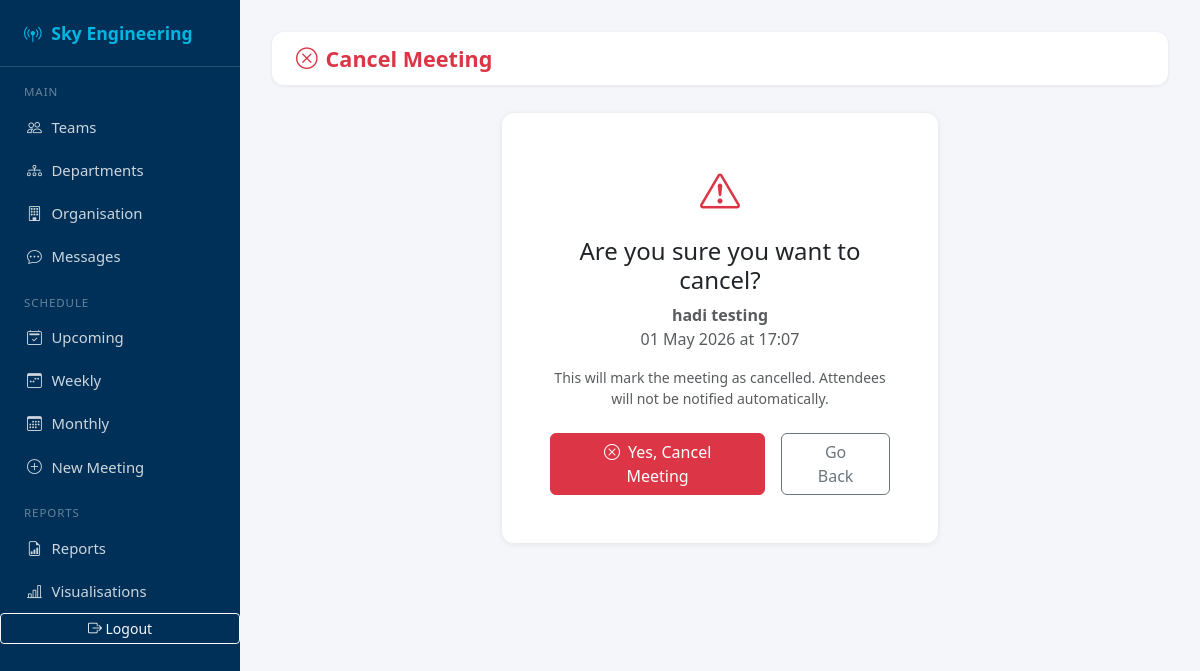
The app's page /schedule/2/cancel/ (signed in) with its own data.
### schedule/models.py (models this page shows, shortened)
class Meeting(models.Model):
    title        = models.CharField(max_length=200)
    platform     = models.CharField(max_length=50, choices=PLATFORM_CHOICES, default='teams')
    meeting_link = models.URLField(blank=True, null=True)
    date_time    = models.DateTimeField()
    duration     = models.PositiveIntegerField(help_text='Duration in minutes', default=30)
    agenda       = models.TextField(blank=True, null=True, help_text='Meeting agenda / message')
    status       = models.CharField(max_length=20, choices=STATUS_CHOICES, default='scheduled')
    organiser    = models.ForeignKey(
        User, on_delete=models.SET_NULL, null=True,
        related_name='organised_meetings'
    )
    attendees    = models.ManyToManyField(
        User, blank=True, related_name='attended_meetings'
    )
    created_at   = models.DateTimeField(auto_now_add=True)
    updated_at   = models.DateTimeField(auto_now=True)
    class Meta:
        ordering = ['date_time']

### schedule/views.py (the view)
# urls.py: path('<int:pk>/cancel/',      views.cancel_meeting,  name='cancel'),
@login_required
def cancel_meeting(request, pk):
    meeting = get_object_or_404(Meeting, pk=pk)
    if meeting.organiser != request.user and not request.user.is_staff:
        messages.error(request, 'You can only cancel meetings you organised.')
        return redirect('schedule:home')
    if request.method == 'POST':
        meeting.status = 'cancelled'
        meeting.save()
        messages.warning(request, f'Meeting "{meeting.title}" has been cancelled.')
        return redirect('schedule:home')
    return render(request, 'schedule/confirm_cancel.html', {'meeting': meeting})

### schedule/templates/schedule/confirm_cancel.html (shortened to what this page needs)
{% extends 'schedule/base_schedule.html' %}
{% block content %}
<div class="top-bar">
  <h1 class="text-danger"><i class="bi bi-x-circle me-2"></i>Cancel Meeting</h1>
</div>
<div class="row justify-content-center">
  <div class="col-md-6">
    <div class="card border-danger">
      <div class="card-body text-center p-5">
        <i class="bi bi-exclamation-triangle fs-1 text-danger mb-3 d-block"></i>
        <h4>Are you sure you want to cancel?</h4>
        <p class="text-muted">
          <strong>{{ meeting.title }}</strong><br>
          {{ meeting.date_time|date:"d M Y" }} at {{ meeting.date_time|time:"H:i" }}
        </p>
        <p class="text-muted small">This will mark the meeting as cancelled. Attendees will not be notified automatically.</p>
        <div class="d-flex gap-3 justify-content-center mt-4">
          <form method="post">
            <button type="submit" class="btn btn-danger px-4">
              <i class="bi bi-x-circle me-1"></i> Yes, Cancel Meeting
            </button>
          </form>
          <a href="{% url 'schedule:detail' meeting.pk %}" class="btn btn-outline-secondary px-4">
            Go Back
          </a>
        </div>
      </div>
    </div>
  </div>
</div>
{% endblock %}

### schedule/templates/schedule/base_schedule.html (style rules this page uses)
:root { --sky-blue: #00b5e2; --sky-dark: #003057; --sky-light: #e8f7fc; --sidebar-w: 240px; }
body { background: #f4f6f9; font-family: 'Segoe UI', sans-serif; }
.top-bar { background: #fff; border-radius: 12px; padding: .85rem 1.5rem; margin-bottom: 1.75rem; display: flex; align-items: center; justify-content: space-between; box-shadow: 0 1px 4px rgba(0,0,0,.07); }
.top-bar h1 { font-size: 1.35rem; font-weight: 700; color: var(--sky-dark); margin: 0; }
.card { border: none; border-radius: 12px; box-shadow: 0 1px 6px rgba(0,0,0,.08); }

### records on screen
Meeting: title "hadi testing", date_time "01 May 2026", date_time "17:07"
